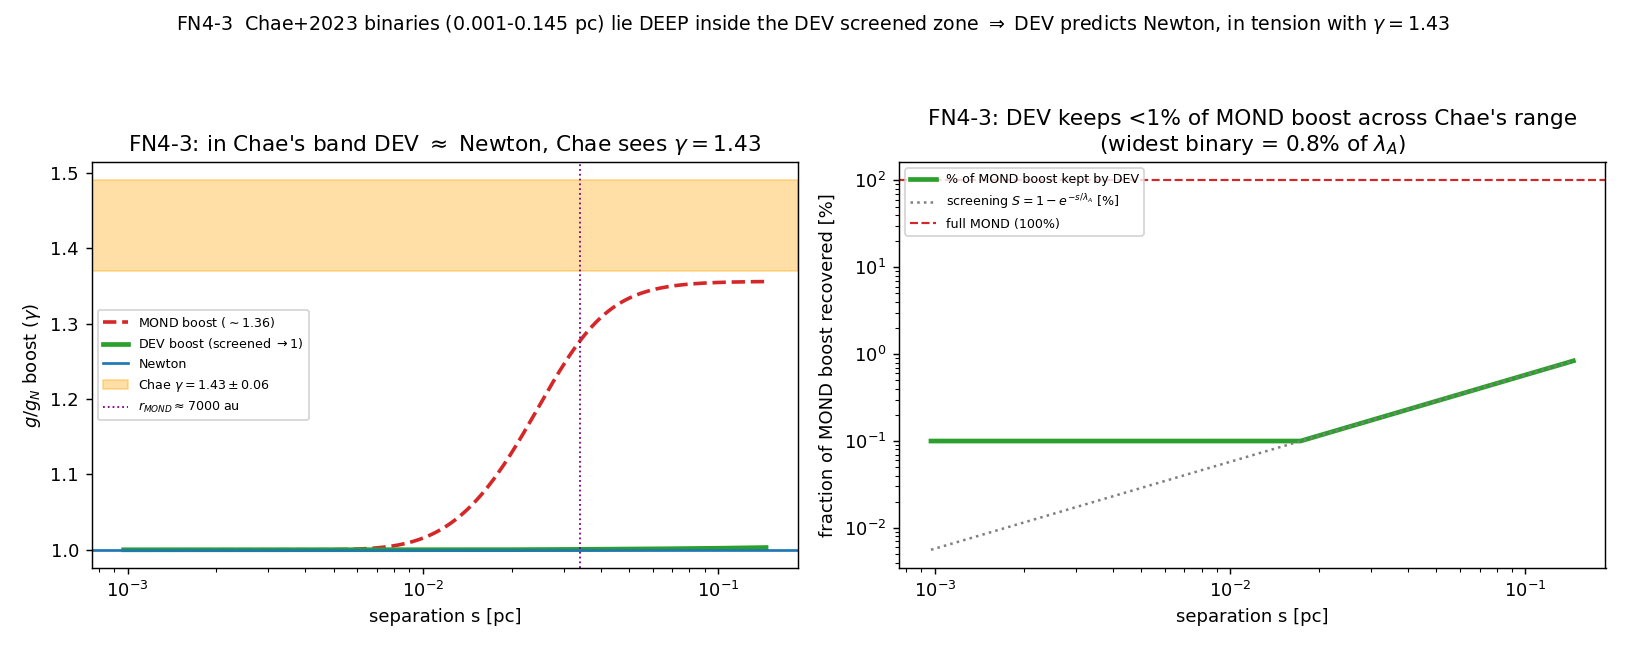

The Python source for this figure:
"""FN4_3_gaia.py -- DEV screening across the Chae+2023 wide-binary regime.

Charter FN4-3.  Chae (arXiv:2309.08160): 26,615 Gaia DR3 binaries, separations
200-30000 au (= 0.001-0.145 pc), MOND anomaly at s >~ 2 kau, gamma = 1.43 +/- 0.06.
This script verifies the separation regime, computes the DEV screening / residual
boost there, and quantifies the tension with Chae's positive detection.
"""
from __future__ import annotations

import json
from pathlib import Path

import numpy as np
import matplotlib
matplotlib.use("Agg")
import matplotlib.pyplot as plt  # noqa: E402

import fn4_core as c  # noqa: E402

OUT = Path(__file__).resolve().parent


def main():
    s_au = np.logspace(np.log10(c.CHAE_S_MIN_AU), np.log10(c.CHAE_S_MAX_AU), 300)
    s_pc = s_au * c.AU / c.PC
    s = s_au * c.AU
    M = 1.5

    S = c.screening(s)                  # de-screening factor (tiny here)
    bM = c.boost_mond(s, M)
    bD = c.boost_dev(s, M)
    # fraction of MOND boost DEV keeps; 0 where there is no MOND boost (bM~1)
    recovered = np.where(bM - 1.0 > 1e-6, (bD - 1.0) / (bM - 1.0), 0.0)

    # checkpoints
    pts = {}
    for s_a in [200, 2000, 7031, 10000, 30000]:  # incl r_MOND~7031 au
        ss = s_a * c.AU
        pts[f"{s_a}au"] = {
            "s_pc": float(ss / c.PC),
            "s_over_lambda": float(ss / c.LAMBDA_A),
            "screening_S": float(c.screening(ss)),
            "boost_DEV": float(c.boost_dev(ss, M)),
            "boost_MOND": float(c.boost_mond(ss, M)),
            "MOND_boost_recovered": (
                float((c.boost_dev(ss, M) - 1) / (c.boost_mond(ss, M) - 1))
                if c.boost_mond(ss, M) - 1 > 1e-6 else 0.0),
        }

    # DEV vs Chae: Chae's gamma=1.43; DEV predicts the EFE plateau ONLY if unscreened.
    # In the Chae band DEV is screened -> predicted gamma ~ 1 (Newton).
    chae_mid = 0.5 * (c.CHAE_S_MIN_AU + c.CHAE_S_MAX_AU) * c.AU
    gamma_dev_chae = float(c.boost_dev(chae_mid, M))      # ~1.00x
    gamma_mond_chae = float(c.boost_mond(chae_mid, M))    # ~1.36x
    # tension: how many sigma is Chae's gamma=1.43 from the DEV (Newton) prediction
    tension_sigma = (c.CHAE_GAMMA - gamma_dev_chae) / c.CHAE_GAMMA_ERR

    payload = {
        "chae_sample": {
            "ref": "arXiv:2309.08160 (Chae 2023)",
            "N_binaries": 26615, "within_pc": 200,
            "sep_range_au": [c.CHAE_S_MIN_AU, c.CHAE_S_MAX_AU],
            "sep_range_pc": [c.CHAE_S_MIN_AU*c.AU/c.PC, c.CHAE_S_MAX_AU*c.AU/c.PC],
            "anomaly_onset_au": c.CHAE_S_ANOMALY_AU,
            "gamma": c.CHAE_GAMMA, "gamma_err": c.CHAE_GAMMA_ERR,
        },
        "lambda_A_pc": c.LAMBDA_A_PC,
        "chae_max_sep_over_lambda": float(c.CHAE_S_MAX_AU*c.AU / c.LAMBDA_A),
        "r_MOND_au": float(c.mond_radius(1.0)/c.AU),
        "checkpoints": pts,
        "DEV_prediction_in_chae_band": {
            "gamma_DEV": gamma_dev_chae, "gamma_MOND": gamma_mond_chae,
            "regime": "deeply screened: S << 1 -> DEV ~ Newton",
        },
        "tension_with_chae_sigma": float(tension_sigma),
        "is_chae_the_right_test": (
            "YES as a discriminator (DEV->Newton vs MOND->boost differ maximally "
            "here), but it probes the SCREENED PLATEAU, not the 17 pc transition"),
    }
    (OUT / "FN4_3_gaia.json").write_text(json.dumps(payload, indent=2))

    print("=" * 74)
    print("FN4-3  DEV screening across the Chae+2023 regime")
    print("=" * 74)
    print(f"  Chae range: {c.CHAE_S_MIN_AU:.0f}-{c.CHAE_S_MAX_AU:.0f} au = "
          f"{c.CHAE_S_MIN_AU*c.AU/c.PC:.4f}-{c.CHAE_S_MAX_AU*c.AU/c.PC:.4f} pc")
    print(f"  widest Chae binary / lambda_A = "
          f"{c.CHAE_S_MAX_AU*c.AU/c.LAMBDA_A:.4f}  (<< 1 -> deeply screened)")
    print(f"  r_MOND(1 Msun) = {c.mond_radius(1.0)/c.AU:.0f} au (MOND onset)\n")
    print(f"  {'s [au]':>8} {'s/lambda':>9} {'S(r)':>8} {'boost_DEV':>10} "
          f"{'boost_MOND':>11} {'%recov':>7}")
    for k, d in pts.items():
        print(f"  {k:>8} {d['s_over_lambda']:>9.5f} {d['screening_S']:>8.5f} "
              f"{d['boost_DEV']:>10.4f} {d['boost_MOND']:>11.4f} "
              f"{100*d['MOND_boost_recovered']:>6.2f}%")
    print(f"\n  DEV predicts gamma ~ {gamma_dev_chae:.3f} (Newton) in the Chae band.")
    print(f"  Chae measures gamma = {c.CHAE_GAMMA} +/- {c.CHAE_GAMMA_ERR}")
    print(f"  -> tension with DEV's Newtonian prediction: {tension_sigma:.1f} sigma")
    print(f"  saved {OUT/'FN4_3_gaia.json'}")

    make_figure(s_pc, S, bM, bD, recovered)
    return payload


def make_figure(s_pc, S, bM, bD, recovered):
    fig, ax = plt.subplots(1, 2, figsize=(12.5, 5.0))

    ax[0].semilogx(s_pc, bM, color="C3", lw=2, ls="--", label="MOND boost ($\\sim$1.36)")
    ax[0].semilogx(s_pc, bD, color="C2", lw=2.6, label="DEV boost (screened $\\to$1)")
    ax[0].axhline(1.0, color="C0", lw=1.5, label="Newton")
    ax[0].axhspan(c.CHAE_GAMMA - c.CHAE_GAMMA_ERR, c.CHAE_GAMMA + c.CHAE_GAMMA_ERR,
                  color="orange", alpha=0.35,
                  label=f"Chae $\\gamma={c.CHAE_GAMMA}\\pm{c.CHAE_GAMMA_ERR}$")
    ax[0].axvline(c.mond_radius(1.0)/c.PC, color="purple", ls=":", lw=1,
                  label="$r_{MOND}\\approx$7000 au")
    ax[0].set_xlabel("separation s [pc]"); ax[0].set_ylabel("$g/g_N$ boost ($\\gamma$)")
    ax[0].set_title("FN4-3: in Chae's band DEV $\\approx$ Newton, Chae sees $\\gamma=1.43$")
    ax[0].legend(fontsize=7, loc="center left")

    ax[1].loglog(s_pc, 100*np.clip(recovered, 1e-3, 1), color="C2", lw=2.6,
                 label="% of MOND boost kept by DEV")
    ax[1].loglog(s_pc, 100*S, color="grey", lw=1.4, ls=":",
                 label="screening $S=1-e^{-s/\\lambda_A}$ [%]")
    ax[1].axhline(100, color="C3", lw=1.2, ls="--", label="full MOND (100%)")
    ax[1].set_xlabel("separation s [pc]")
    ax[1].set_ylabel("fraction of MOND boost recovered [%]")
    ax[1].set_title(f"FN4-3: DEV keeps <1% of MOND boost across Chae's range\n"
                    f"(widest binary = {c.CHAE_S_MAX_AU*c.AU/c.LAMBDA_A:.1%} of $\\lambda_A$)")
    ax[1].legend(fontsize=7, loc="upper left")

    fig.suptitle("FN4-3  Chae+2023 binaries (0.001-0.145 pc) lie DEEP inside the DEV "
                 "screened zone $\\Rightarrow$ DEV predicts Newton, in tension with "
                 "$\\gamma=1.43$", fontsize=10.5)
    fig.tight_layout(rect=[0, 0, 1, 0.94])
    fig.savefig(OUT / "FN4_3_gaia.png", dpi=130)
    print(f"  saved {OUT/'FN4_3_gaia.png'}")


if __name__ == "__main__":
    main()
